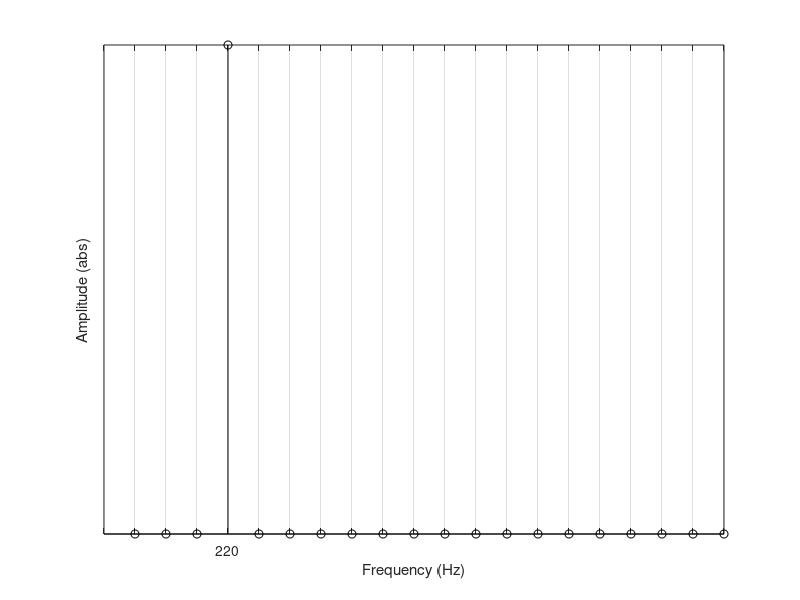

Reproduce this figure in MATLAB.
r = [ zeros(1,3) 1 zeros(1,16)];
s = [1:20];
figure;
stem(s,r,'k');
grid on;
% axis([0 1100 0 2]);
label = {' ',' ',' ',' ','220',' ',' ',' ',' ',' ',' ',' ',' ',' ',' ',' ',' '};
set(gca, 'Xtick', [0:1:20],...,
    'Xticklabel',label,'Ytick', []);

ylabel('Amplitude (abs)');
xlabel('Frequency (Hz)');
print(gcf,'-depsc2','ex15.eps');

